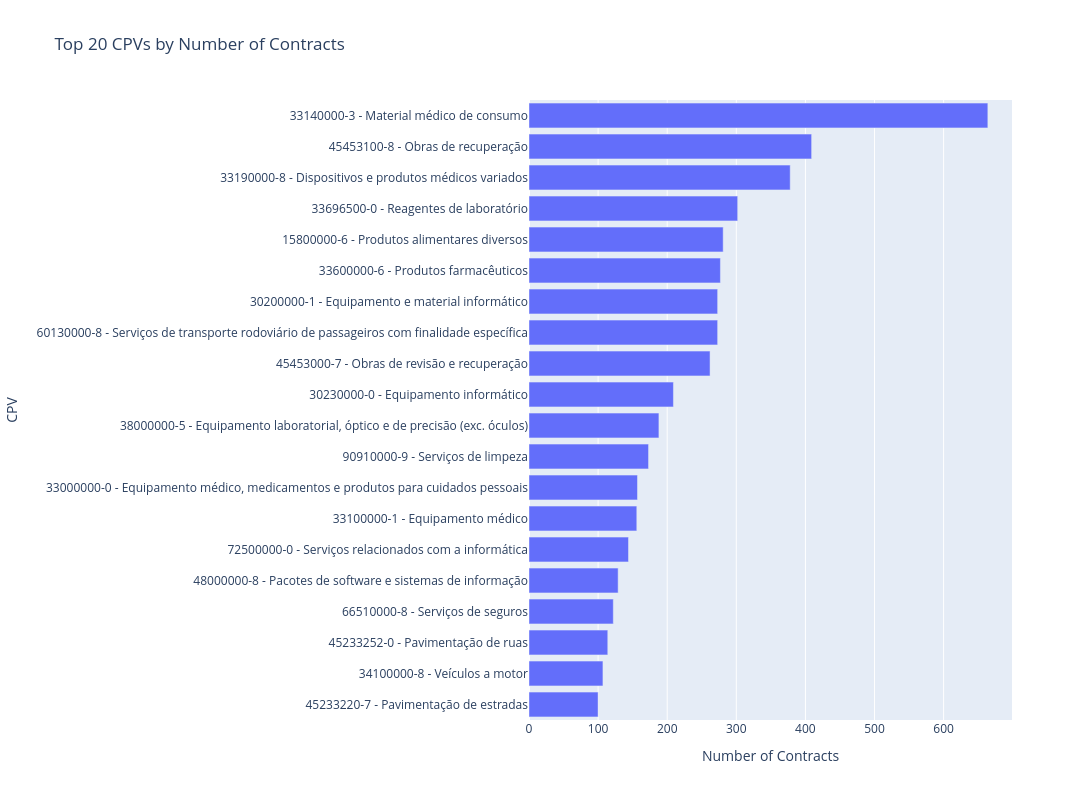

Source (notebook cell):
### Code cell
subset_counts = subset['CPV'].value_counts().reset_index()
subset_counts.columns = ['CPV', 'count']

# Get top 20
top_20 = subset_counts.head(20)

fig = px.bar(
    top_20,
    x='count',
    y='CPV',
    orientation='h',
    title='Top 20 CPVs by Number of Contracts',
    labels={'CPV': 'CPV', 'count': 'Number of Contracts'},
    width=1700,   
    height=800  
)

# Largest bar on top
fig.update_layout(
    yaxis={'categoryorder': 'total ascending'}
)

fig.show()

### Figure 1 — Plotly figure (JSON) as saved in the notebook; plotly's stock layout.template omitted (floating-point values rounded to 4 significant figures)
{"data": [{"hovertemplate": "Number of Contracts=%{x}<br>CPV=%{y}<extra></extra>", "legendgroup": "", "marker": {"color": "#636efa", "pattern": {"shape": ""}}, "name": "", "orientation": "h", "showlegend": false, "textposition": "auto", "type": "bar", "x": [664, 409, 378, 302, 281, 277, 273, 273, 262, 209, 188, 173, 157, 156, 144, 129, 122, 114, 107, 100], "xaxis": "x", "y": ["33140000-3 - Material médico de consumo", "45453100-8 - Obras de recuperação", "33190000-8 - Dispositivos e produtos médicos variados", "33696500-0 - Reagentes de laboratório", "15800000-6 - Produtos alimentares diversos", "33600000-6 - Produtos farmacêuticos", "60130000-8 - Serviços de transporte rodoviário de passageiros com finalidade específica", "30200000-1 - Equipamento e material informático", "45453000-7 - Obras de revisão e recuperação", "30230000-0 - Equipamento informático", "38000000-5 - Equipamento laboratorial, óptico e de precisão (exc. óculos)", "90910000-9 - Serviços de limpeza", "33000000-0 - Equipamento médico, medicamentos e produtos para cuidados pessoais", "33100000-1 - Equipamento médico", "72500000-0 - Serviços relacionados com a informática", "48000000-8 - Pacotes de software e sistemas de informação", "66510000-8 - Serviços de seguros", "45233252-0 - Pavimentação de ruas", "34100000-8 - Veículos a motor", "45233220-7 - Pavimentação de estradas"], "yaxis": "y"}], "layout": {"barmode": "relative", "height": 800, "legend": {"tracegroupgap": 0}, "title": {"text": "Top 20 CPVs by Number of Contracts"}, "width": 1700, "xaxis": {"anchor": "y", "domain": [0, 1], "title": {"text": "Number of Contracts"}}, "yaxis": {"anchor": "x", "categoryorder": "total ascending", "domain": [0, 1], "title": {"text": "CPV"}}}}
